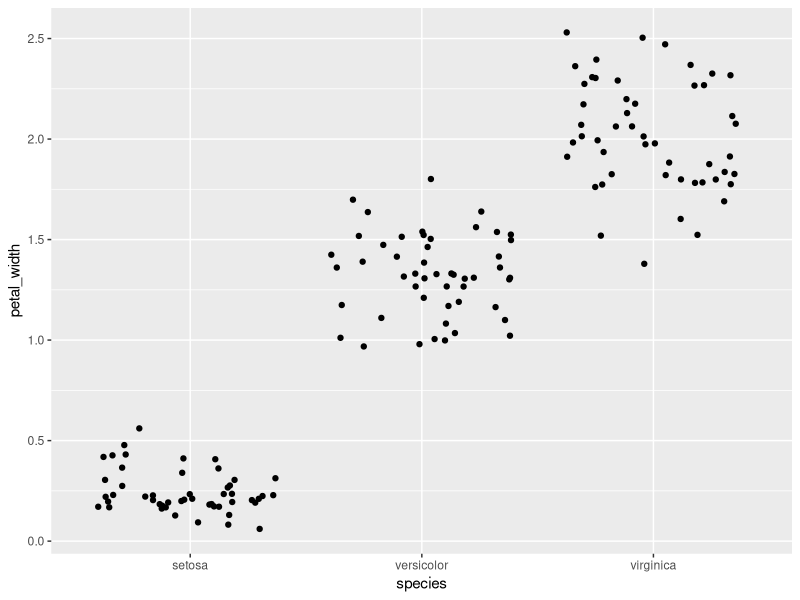
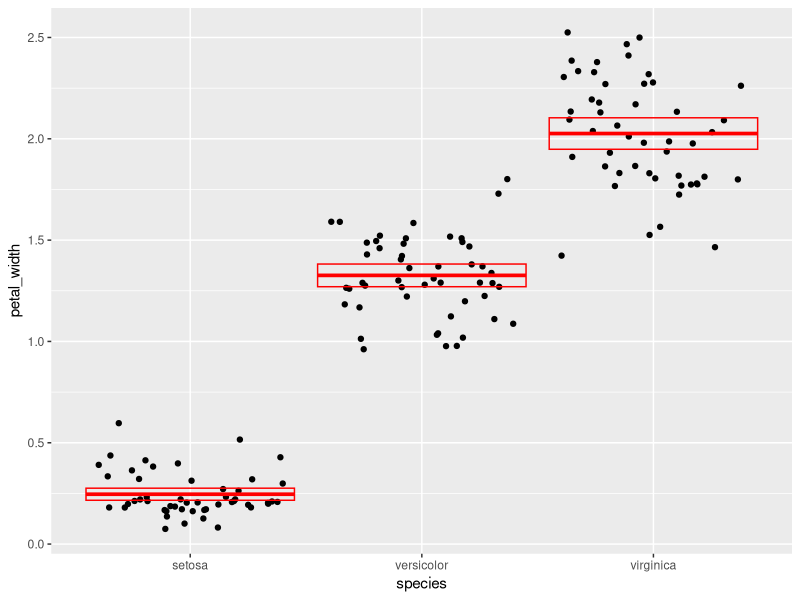
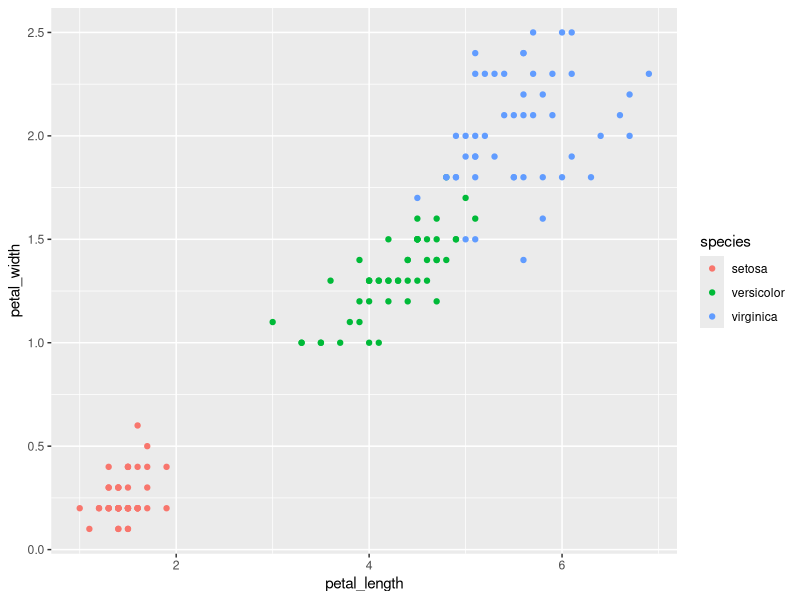

R code for these plots, in order: (Note: this script raises an error after producing the figures.)
## ---- chunk 1
library(tidyverse) # load tidyverse package
## ---- chunk 2
iris
iris <- as_tibble(iris)
iris

## ---- chunk 3

# Rename each variable so that it is all lower-case and uses an underscore _ instead of a period . in the name (the recommended coding style in the tidyverse style guide). Print the resulting table

question1_table <- rename (iris, sepal_length = Sepal.Length, sepal_width = Sepal.Width, petal_length = Petal.Length, petal_width = Petal.Width, species = Species) 
question1_table 
## ---- chunk 4

# Convert the four numerical variables from cm to mm by multiplying by 10. Print the resulting table.

question2_table <- mutate(question1_table,sepal_length_cm = sepal_length/10, sepal_width_cm = sepal_width/10, petal_length_cm = petal_length/10, petal_width_cm = petal_width/10 ) 

question2_table 
## ---- chunk 5
# Calculate sepal area and petal area (area is equal to length multiplied by width). Print a table with only the variables sepal area, petal area, and species.

t3 <- mutate(question2_table, sepal_area = sepal_length * sepal_width,petal_area = petal_length * petal_width ) 

question3_table <- select(t3, sepal_area, petal_area, species) 

question3_table  

## ---- chunk 6


#Calculate the following statistics for the entire dataset from the sepal length variable and print the resulting table: a)sample size. b)maximum value. c) minimum value. d)range.e)median. f) first quartile (q1). g)third quartile (q2). h)inter-quartile range (iqr)

t4 <- select(question1_table, sepal_length) 

question4_table <-summarize( t4,sampl_size = n(),
    max_value = max(sepal_length), 
    min_value = min(sepal_length), 
    range = max_value - min_value,
    median = median(sepal_length), 
    q1 = quantile(sepal_length, probs = 0.25), 
    q2 = quantile(sepal_length, probs = 0.75), 
    IQR =  IQR(sepal_length) 
  )

question4_table 



## ---- chunk 7
# Calculate the following statistics for each species from the petal width variable and print the resulting table: a) sample size. b)mean.  c)standard deviation.  d)variance.  e)standard error of the mean. f)approximate 95% confidence interval.

iris_grouped <- question1_table %>% group_by(species)%>%
  summarize(
    sample_size = n(),
    mean = mean(petal_width),
    standar_deviation = sd(petal_width),
    variance = var(petal_width), 
    sem = standar_deviation/sqrt(sample_size),
    ci_upper_limit = mean + 2 * sem,
    ci_lower_limit = mean - 2 * sem
  )

iris_grouped

## ---- chunk 8
# Visualize the relationship between petal width and species using a strip plot.

tab_6 <- select(question1_table, species , petal_width)

tab_6

ggplot(data = question1_table) +
  geom_jitter(mapping = aes(x = species, y = petal_width))


## ---- chunk 9
# Starting with the previous graph, add the mean and 95% confidence interval for each species

ggplot(data =question1_table) +
  geom_jitter(mapping = aes(x = species, y = petal_width)) +
  geom_crossbar(
    data = iris_grouped, 
    mapping = aes(x = species, y = mean, ymax = ci_upper_limit, 
                  ymin = ci_lower_limit),
    color = "red"
  )

## ---- chunk 10
# Visualize the relationship between petal length, petal width, and species using a scatterplot. Map the two numerical variables to the x and y axes and map species to the color and shape aesthetics.

ggplot(data = question1_table ) +
  geom_point(mapping = aes(x = petal_length, y =petal_width , color = species))

## ---- chunk 11
sessioninfo::session_info()
